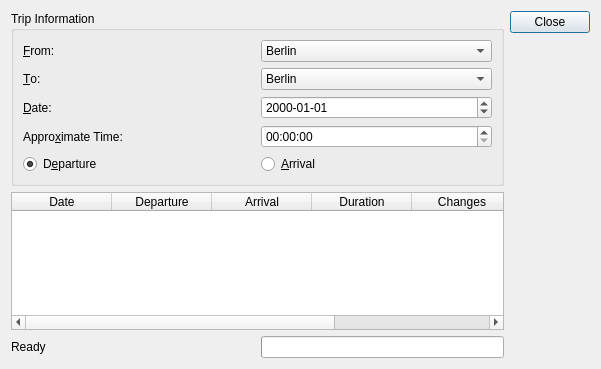
<?xml version="1.0" encoding="UTF-8"?>
<ui version="4.0">
 <class>TripPlanner</class>
 <widget class="QDialog" name="TripPlanner">
  <property name="geometry">
   <rect>
    <x>0</x>
    <y>0</y>
    <width>601</width>
    <height>369</height>
   </rect>
  </property>
  <property name="windowTitle">
   <string>Trip Planner</string>
  </property>
  <layout class="QGridLayout">
   <item row="0" column="0">
    <widget class="QGroupBox" name="tripInfoGroupBox">
     <property name="title">
      <string>Trip Information</string>
     </property>
     <layout class="QGridLayout">
      <item row="3" column="0">
       <widget class="QLabel" name="timeLabel">
        <property name="text">
         <string>Appro&amp;ximate Time:</string>
        </property>
        <property name="buddy">
         <cstring>timeEdit</cstring>
        </property>
       </widget>
      </item>
      <item row="2" column="1">
       <widget class="QDateTimeEdit" name="dateEdit">
        <property name="displayFormat">
         <string>yyyy-MM-dd</string>
        </property>
       </widget>
      </item>
      <item row="3" column="1">
       <widget class="QDateTimeEdit" name="timeEdit">
        <property name="displayFormat">
         <string>hh:mm:ss</string>
        </property>
       </widget>
      </item>
      <item row="2" column="0">
       <widget class="QLabel" name="dateLabel">
        <property name="text">
         <string>&amp;Date:</string>
        </property>
        <property name="buddy">
         <cstring>dateEdit</cstring>
        </property>
       </widget>
      </item>
      <item row="1" column="0">
       <widget class="QLabel" name="toLabel">
        <property name="text">
         <string>&amp;To:</string>
        </property>
        <property name="buddy">
         <cstring>toComboBox</cstring>
        </property>
       </widget>
      </item>
      <item row="4" column="0" colspan="2">
       <layout class="QHBoxLayout">
        <item>
         <widget class="QRadioButton" name="departureRadioButton">
          <property name="text">
           <string>D&amp;eparture</string>
          </property>
          <property name="shortcut">
           <string>Alt+E</string>
          </property>
          <property name="checked">
           <bool>true</bool>
          </property>
         </widget>
        </item>
        <item>
         <widget class="QRadioButton" name="arrivalRadioButton">
          <property name="text">
           <string>&amp;Arrival</string>
          </property>
          <property name="shortcut">
           <string>Alt+A</string>
          </property>
         </widget>
        </item>
       </layout>
      </item>
      <item row="0" column="1">
       <widget class="QComboBox" name="fromComboBox">
        <property name="currentIndex">
         <number>0</number>
        </property>
        <item>
         <property name="text">
          <string>Berlin</string>
         </property>
        </item>
        <item>
         <property name="text">
          <string>Bonn</string>
         </property>
        </item>
        <item>
         <property name="text">
          <string>Bremen</string>
         </property>
        </item>
        <item>
         <property name="text">
          <string>Dresden</string>
         </property>
        </item>
        <item>
         <property name="text">
          <string>Düsseldorf</string>
         </property>
        </item>
        <item>
         <property name="text">
          <string>Dortmund</string>
         </property>
        </item>
        <item>
         <property name="text">
          <string>Frankfurt am Main</string>
         </property>
        </item>
        <item>
         <property name="text">
          <string>Hannover</string>
         </property>
        </item>
        <item>
         <property name="text">
          <string>Hamburg</string>
         </property>
        </item>
        <item>
         <property name="text">
          <string>München</string>
         </property>
        </item>
        <item>
         <property name="text">
          <string>Nürnberg</string>
         </property>
        </item>
        <item>
         <property name="text">
          <string>Rostock</string>
         </property>
        </item>
        <item>
         <property name="text">
          <string>Stuttgart</string>
         </property>
        </item>
       </widget>
      </item>
      <item row="1" column="1">
       <widget class="QComboBox" name="toComboBox">
        <property name="currentIndex">
         <number>0</number>
        </property>
        <item>
         <property name="text">
          <string>Berlin</string>
         </property>
        </item>
        <item>
         <property name="text">
          <string>Bonn</string>
         </property>
        </item>
        <item>
         <property name="text">
          <string>Bremen</string>
         </property>
        </item>
        <item>
         <property name="text">
          <string>Dresden</string>
         </property>
        </item>
        <item>
         <property name="text">
          <string>Düsseldorf</string>
         </property>
        </item>
        <item>
         <property name="text">
          <string>Dortmund</string>
         </property>
        </item>
        <item>
         <property name="text">
          <string>Frankfurt am Main</string>
         </property>
        </item>
        <item>
         <property name="text">
          <string>Hannover</string>
         </property>
        </item>
        <item>
         <property name="text">
          <string>Hamburg</string>
         </property>
        </item>
        <item>
         <property name="text">
          <string>München</string>
         </property>
        </item>
        <item>
         <property name="text">
          <string>Nürnberg</string>
         </property>
        </item>
        <item>
         <property name="text">
          <string>Rostock</string>
         </property>
        </item>
        <item>
         <property name="text">
          <string>Stuttgart</string>
         </property>
        </item>
       </widget>
      </item>
      <item row="0" column="0">
       <widget class="QLabel" name="fromLabel">
        <property name="text">
         <string>&amp;From:</string>
        </property>
        <property name="buddy">
         <cstring>fromComboBox</cstring>
        </property>
       </widget>
      </item>
     </layout>
    </widget>
   </item>
   <item row="0" column="1" rowspan="3">
    <widget class="QDialogButtonBox" name="buttonBox">
     <property name="orientation">
      <enum>Qt::Orientation::Vertical</enum>
     </property>
     <property name="standardButtons">
      <set>QDialogButtonBox::StandardButton::Close</set>
     </property>
    </widget>
   </item>
   <item row="1" column="0">
    <widget class="QTableWidget" name="tableWidget">
     <property name="columnCount">
      <number>6</number>
     </property>
     <column>
      <property name="text">
       <string>Date</string>
      </property>
     </column>
     <column>
      <property name="text">
       <string>Departure</string>
      </property>
     </column>
     <column>
      <property name="text">
       <string>Arrival</string>
      </property>
     </column>
     <column>
      <property name="text">
       <string>Duration</string>
      </property>
     </column>
     <column>
      <property name="text">
       <string>Changes</string>
      </property>
     </column>
     <column>
      <property name="text">
       <string>Train type</string>
      </property>
     </column>
    </widget>
   </item>
   <item row="2" column="0">
    <layout class="QHBoxLayout">
     <item>
      <widget class="QLabel" name="statusLabel">
       <property name="sizePolicy">
        <sizepolicy hsizetype="Expanding" vsizetype="Preferred">
         <horstretch>0</horstretch>
         <verstretch>0</verstretch>
        </sizepolicy>
       </property>
       <property name="text">
        <string>Ready</string>
       </property>
      </widget>
     </item>
     <item>
      <widget class="QProgressBar" name="progressBar">
       <property name="minimum">
        <number>0</number>
       </property>
       <property name="maximum">
        <number>100</number>
       </property>
       <property name="orientation">
        <enum>Qt::Orientation::Horizontal</enum>
       </property>
      </widget>
     </item>
    </layout>
   </item>
  </layout>
 </widget>
 <resources/>
 <connections/>
</ui>
